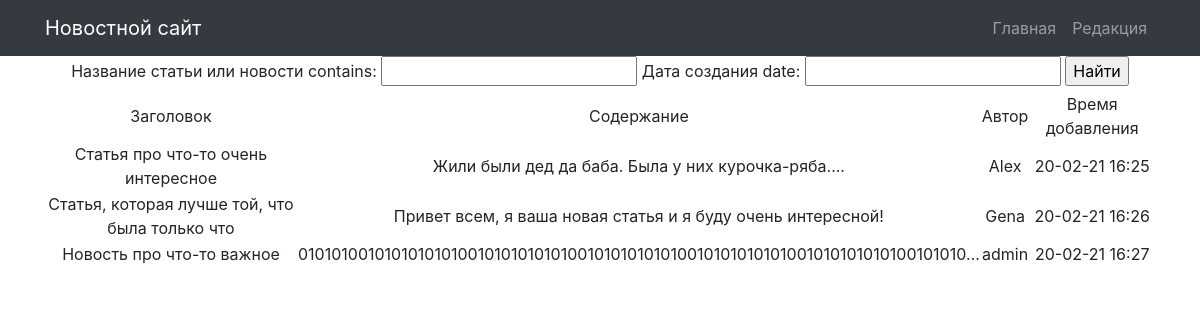
The app's page /search/, older data.
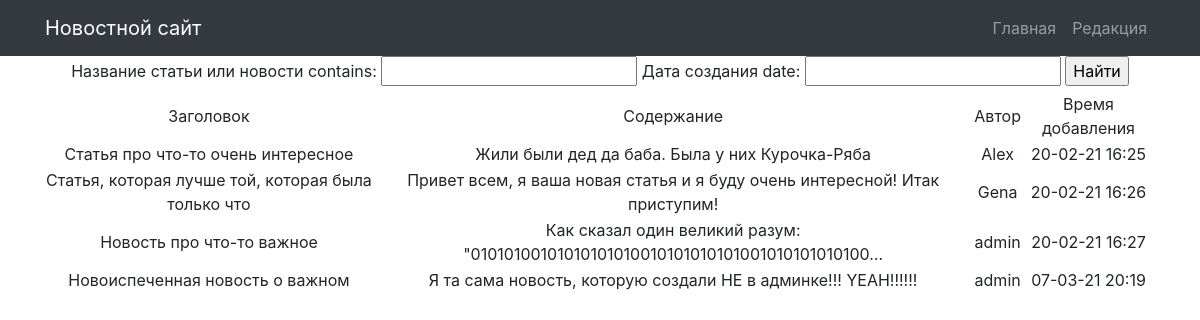
The same page, newer data.
### news/models.py (models this page shows, shortened)
class Post(models.Model):
    ARTICLE_TYPES = (
        ('news', 'Новости'), ('article', 'Статья')
    )
    article_author = models.ForeignKey(Author, on_delete=models.CASCADE, verbose_name='Автор статьи или новости')
    article_choice = models.CharField(max_length=50, choices=ARTICLE_TYPES)
    article_time_in = models.DateTimeField(auto_now_add=True, verbose_name='Дата создания')
    article_category = models.ManyToManyField(Category, verbose_name='Категория публикации')
    article_title = models.CharField(max_length=255, verbose_name='Название статьи или новости')
    article_text = models.TextField(verbose_name='Основной текст статьи')
    article_rating = models.IntegerField(default=0, verbose_name='Рейтинг публикации')
    class Meta:
        verbose_name = 'Пост'
        verbose_name_plural = 'Посты'

class Author(models.Model):
    author = models.ForeignKey(User, on_delete=models.CASCADE, verbose_name='Автор')
    author_rating = models.IntegerField(default=0, verbose_name='Рейтинг автора')
    def __str__(self):
        return self.author.username
    class Meta:
        verbose_name = 'Автор'
        verbose_name_plural = 'Авторы'

### news/views.py (the view)
# urls.py: path('search/', NewsSearch.as_view()),
class NewsSearch(ListView):
    model = Post
    template_name = 'search.html'
    context_object_name = 'posts'
    def get_context_data(self, **kwargs):
        context = super().get_context_data(**kwargs)
        context['filter'] = NewsFilter(self.request.GET, queryset=self.get_queryset())
        return context

### news/templatetags/custom_filters.py (called while the page is built)
@register.filter(name='censor')
def censor(value):
    if "плохое слово 1" or "плохое слово 2" or "плохое слово 3" in value:
        value.replace("плохое слово 1", "***")
        value.replace("плохое слово 2", "***")
        value.replace("плохое слово 3", "***")
        return value
    else:
        return value

### Templates/search.html (shortened to what this page needs)
{% extends 'default.html' %}
{% load custom_filters %}
{% block content %}
<form method="GET">
    {{ filter.form }}
    <input type="submit" value="Найти">
</form>
<table>
            <tr>
                <td>
                    Заголовок
                </td>
                <td>
                    Содержание
                </td>
                <td>
                    Автор
                </td>
                <td>
                    Время добавления
                </td>
            </tr>
        {% for post in filter.qs %}
            <tr>
                <td>
                    {{ post.article_title | censor }}
                </td>
                <td>
                    {{ post.article_text | censor | truncatechars:80 }}
                </td>
                <td>
                    {{ post.article_author }}
                </td>
                <td>
                    {{ post.article_time_in | date:'d-m-y H:i'}}
                </td>
            </tr>
        {% endfor %}
        </table>
{% endblock content %}

### Templates/default.html (shortened to what this page needs)
{% load static %}
<!DOCTYPE html>
<html lang="en">
<head>
  <link href="{% static 'vendor/bootstrap/css/bootstrap.min.css' %}" rel="stylesheet">
</head>
<body>
  <nav class="navbar navbar-expand-lg navbar-dark bg-dark static-top">
    <div class="container">
      <a class="navbar-brand" href="/news/">Новостной сайт</a>
      <div class="collapse navbar-collapse" id="navbarResponsive">
        <ul class="navbar-nav ml-auto">
          <li class="nav-item">
            <a class="nav-link" href="/news/">Главная</a>
          </li>
          <li class="nav-item">
            <a class="nav-link" href="/news/full/">Редакция</a>
        </ul>
      </div>
    </div>
  </nav>
  <div class="container">
    <div class="row">
      <div class="col-lg-12 text-center">
       {% block content %}
       {% endblock content %}
      </div>
    </div>
  </div>
</body>
</html>

Row changes from the older to the newer data that the page shows:
changed Post "Статья про что-то очень интересное": article_text|censor "Жили были дед да баба. Была у них курочка-ряба...." → "Жили были дед да баба. Была у них Курочка-Ряба"
changed Post "Gena": article_title|censor "Статья, которая лучше той, что была только что" → "Статья, которая лучше той, которая была только что"; article_text|censor "Привет всем, я ваша новая статья и я буду очень интересной!" → "Привет всем, я ваша новая статья и я буду очень интересной! Итак приступим!"
changed Post "Новость про что-то важное": article_text|censor "0101010010101010101001010101010100101010101010010101010101001010101010100101010…" → "Как сказал один великий разум: \"01010100101010101010010101010101001010101010100…"
added Post: article_title|censor "Новоиспеченная новость о важном", article_text|censor "Я та сама новость, которую создали НЕ в админке!!! YEAH!!!!!!", article_author "admin", article_time_in "07-03-21 20:19"
